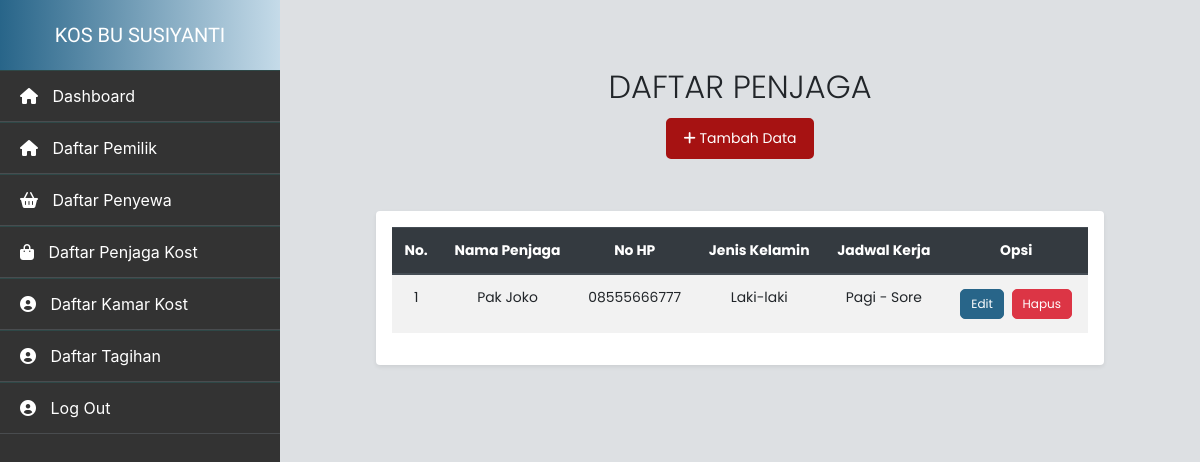
Screenshot of /daftar_penjaga.php (signed in) with the database file from the repository.
### tables this page shows
CREATE TABLE IF NOT EXISTS nama_penjaga (
    no INT PRIMARY KEY,
    nama_penjaga VARCHAR(100) NOT NULL,
    no_hp VARCHAR(20) NOT NULL,
    jenis_kelamin VARCHAR(20) NOT NULL,
    jadwal_kerja VARCHAR(100) NOT NULL
);

### daftar_penjaga.php (the view, shortened to what this page needs)
<!DOCTYPE html>
<html lang="en">
<head>
    <link rel="stylesheet" href="https://stackpath.bootstrapcdn.com/bootstrap/4.4.1/css/bootstrap.min.css"
>
</head>
<body style="background-color: #dde0e3;">
    <?php include_once "sidebar.php"; ?>
    <div class="container-fluid">
        <div class="row justify-content-center">
            <div class="col-lg-10 col-md-12">
                <div class="col-lg-12 text-center mt-5 mb-5">
                    <h3 class="display-4">DAFTAR PENJAGA</h3>
                    <a href="index_penjaga.php" class="tombol-tambah"><i class="fas fa-plus"></i> Tambah Data</a>
                </div>
                <div class="table-responsive shadow-sm p-3 mb-5 bg-white rounded">
                    <table class="table table-striped table-hover mx-auto" style="width: 100%; text-align: center;">
                        <thead class="thead-dark">
                            <th>No.</th>
                            <th>Nama Penjaga</th>
                            <th>No HP</th>
                            <th>Jenis Kelamin</th>
                            <th>Jadwal Kerja</th>
                            <th>Opsi</th>
                        </thead>
                        <?php
                        include_once "koneksi.php";
                        $data = $conn->query("SELECT * FROM nama_penjaga");
                        while ($d = mysqli_fetch_array($data)) {
                        ?>
                            <tr>
                                <td><?php echo $d['no']; ?></td>
                                <td><?php echo htmlspecialchars($d['nama_penjaga']); ?></td>
                                <td><?php echo htmlspecialchars($d['no_hp']); ?></td>
                                <td><?php echo htmlspecialchars($d['jenis_kelamin']); ?></td>
                                <td><?php echo htmlspecialchars($d['jadwal_kerja']); ?></td>
                                <td>
                                    <a href="edit_penjaga.php?no=<?php echo $d['no']; ?>" class="tombol-edit">Edit</a>
                                    <a href="#" onclick="confirmDelete('<?php echo $d['no']; ?>')" class="tombol-hapus">Hapus</a>
                                </td>
                            </tr>
                        <?php
                        }
                        ?>
                    </table>
                </div>
            </div>
        </div>
    </div>
</body>
</html>

### daftar_penjaga.php (style rules this page uses)
h3.display-4 { font-size: 2.0rem; }
table { text-align: center; font-size: 0.87rem; background-color: #fff; }
th, td { vertical-align: middle; text-align: center; }
.tombol-tambah { display: inline-block; padding: 8px 15px; margin: 4px; color: #fff; border: 2px solid #A61212; background-color: #A61212; border-radius: 5px; transition: background-color 0.3s, transform 0.3s; font-size: 14px; text-decoration: none; }
.tombol-edit, .tombol-hapus { display: inline-block; padding: 5px 10px; margin: 2px; color: #fff; border-radius: 5px; font-size: 12px; text-decoration: none; }
.tombol-edit { background-color: #286589; border: 1px solid #286589; }
.tombol-hapus { background-color: #dc3545; border: 1px solid #dc3545; }

### sidebar.php (style rules this page uses)
.container-fluid { padding: 20px; font-family: 'Poppins', sans-serif; transition: margin-left 0.3s ease; margin-left: 280px; width: auto; }
.table-responsive { margin-top: 20px; margin-left: auto; margin-right: auto; overflow-x: auto; }

### rows the page displays
nama_penjaga: no "1", nama_penjaga "Pak Joko", no_hp "08555666777", jenis_kelamin "Laki-laki", jadwal_kerja "Pagi - Sore"
